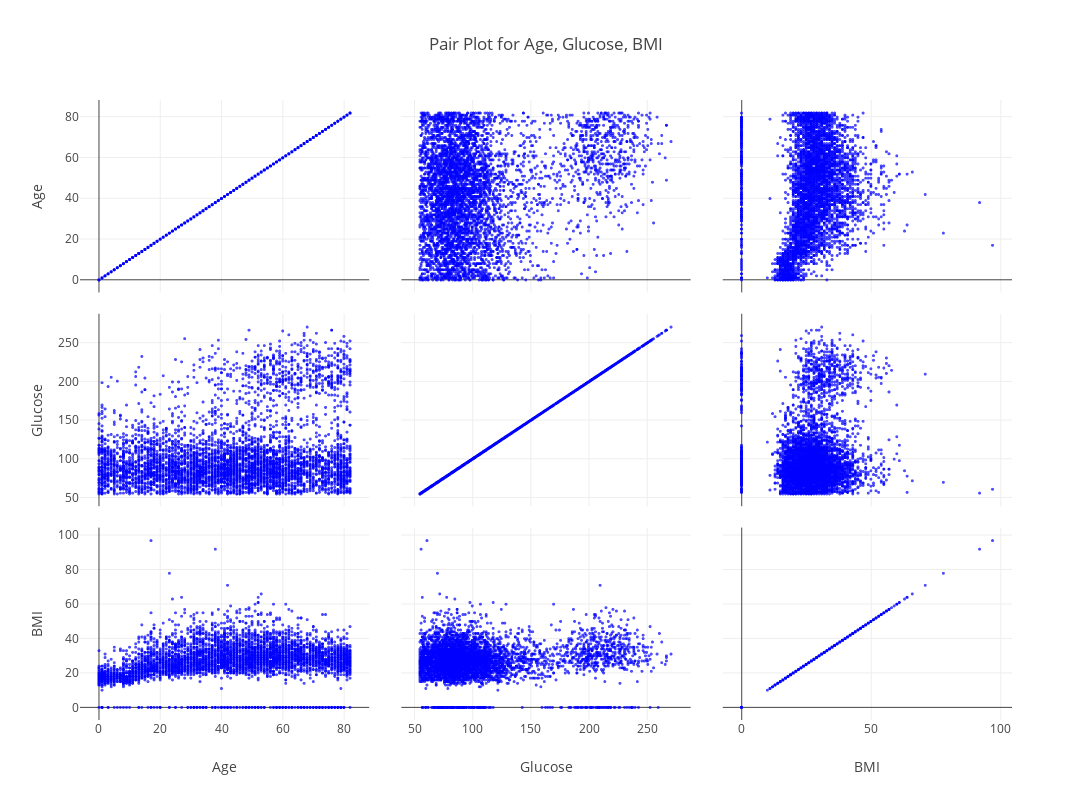

Write notebook code for a chart like this one.
### Code cell
# === 2. Scatter plots ===
import plotly.express as px

selected = ["Age","Glucose","BMI"]

fig = px.scatter_matrix(
    df[selected],
    dimensions=selected,
    title="Pair Plot for Age, Glucose, BMI",
    height=800, width=1100
)
# smaller markers for dense points
for d in fig.data:
    d.update(marker=dict(color="blue", size=3, opacity=0.7))

fig.show()

### Figure 1 — Plotly figure (JSON) as saved in the notebook; plotly's stock layout.template omitted (floating-point values rounded to 4 significant figures; data arrays with more than 128 entries replaced by an {"elided": "..."} marker saying what was removed)
{"data": [{"dimensions": [{"axis": {"matches": true}, "label": "Age", "values": {"elided": "5110 int values"}}, {"axis": {"matches": true}, "label": "Glucose", "values": {"elided": "5110 int values"}}, {"axis": {"matches": true}, "label": "BMI", "values": {"elided": "5110 int values"}}], "hovertemplate": "%{xaxis.title.text}=%{x}<br>%{yaxis.title.text}=%{y}<extra></extra>", "legendgroup": "", "marker": {"color": "blue", "opacity": 0.7, "size": 3, "symbol": "circle"}, "name": "", "showlegend": false, "type": "splom"}], "layout": {"dragmode": "select", "height": 800, "legend": {"tracegroupgap": 0}, "title": {"text": "Pair Plot for Age, Glucose, BMI"}, "width": 1100}}
